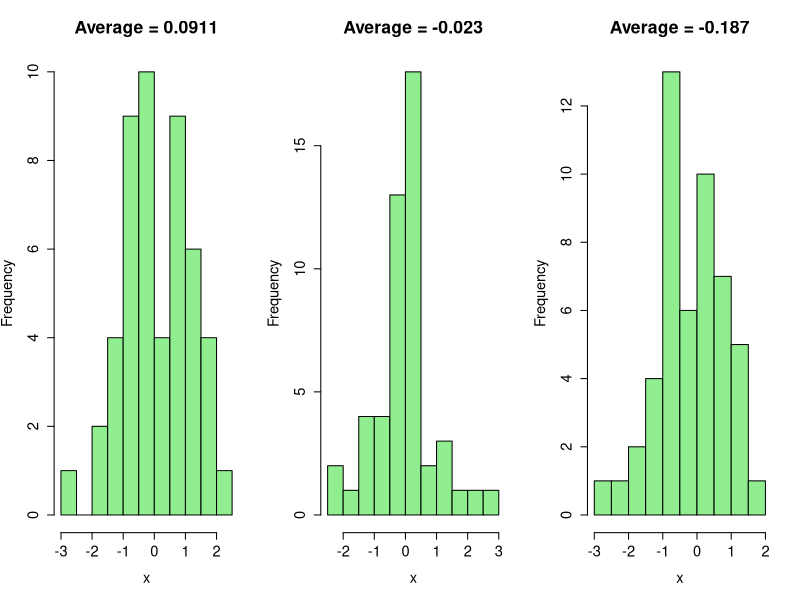
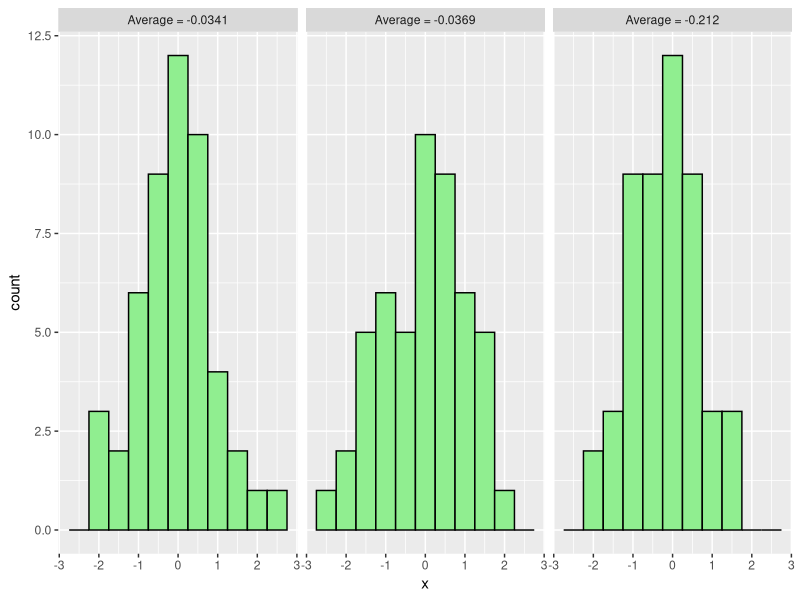
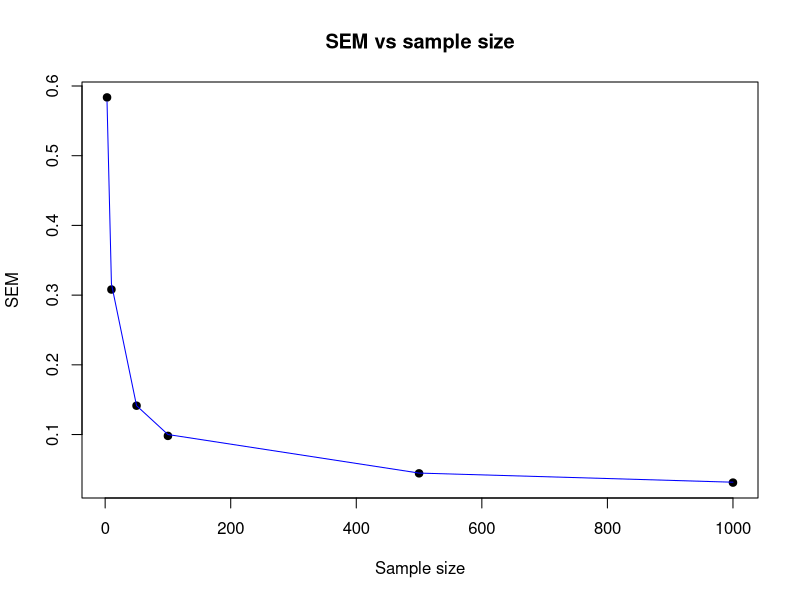
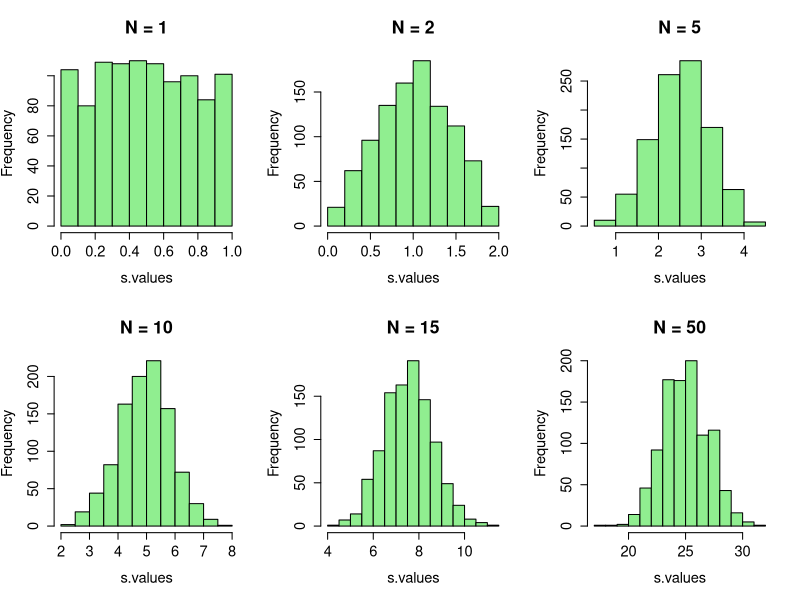

The R script that drew these images, in order:
## ---- chunk 1
library(ggplot2)
knitr::opts_chunk$set(echo = TRUE)
## ---- chunk 2
old.par <- par(mfrow=c(1,3),ps=16)
for ( iTry in 1:3 ) {
  x=rnorm(50,mean=0,sd=1)
  hist(x,breaks=10,col='lightgreen',main=paste("Average =",signif(mean(x),3)))
}
par(old.par)
## ---- chunk 3
ggplot(transform(data.frame(x=rnorm(150),y=rep(1:3,50)),y=paste("Average =",signif(unlist(lapply(unstack(data.frame(x,y)),mean))[y],3))),aes(x=x))+geom_histogram(binwidth=0.5,colour="black",fill='lightgreen')+facet_wrap(~y)
## ---- chunk 4
# different sample sizes we are going to try:
sample.sizes=c(3,10,50, 100, 500, 1000)

# we will use the vector below to keep the SD of the distribution of the means at each given sample size
# (note that it's ok to initialize with an empty vector of length 0 - if we index it out of bounds
# later, it will autoexpand on assignment, see examples in the slides) 
mean.sds = numeric(0) 

for ( N in sample.sizes ) { # try different sample sizes
  
 # insert your code here (you may want to check the slides). 
 # 1) At each given N (i.e. in each iteration of the outer loop) you have to draw large number 
 # (e.g. 1000) of samples of size N from the distribution of your choice (e.g. normal, uniform, exponential, ...), calculate the mean of each of those samples and save them all into
 # a vector m.
 #
    m <- numeric(1000)
  for(i in 1:1000){
    m[i]<-mean(rnorm(N))
  }
 # 2) Now, with vector m in hand, we want to characterize how much the sample mean fluctuates
 # from one experiment (experiment=taking a sample of N measurements) to the next. Instead of just
 # drawing a histogram, this time we will calculate the standard deviation of the distribution
 # represented by the vector m. Use function sd().
 #
 # 3) save the result (sd of the distributions of the means for current N) into the vector means.sds.
 # You can use c() or you can use an indexing variable, in the latter case you will need to add it to the
 # code and increment properly
    mean.sds <- c(mean.sds, sd(m))
}

# at this point, you should have the vector mean.sds filled. It should have length 6 and keep the values of 
# the standard deviation of the mean (known as the standard error of the mean, SEM) at different sample sizes 
# (mean.sds[1] is the SEM at N=3, mean.sds[2] is the SEM at N=10, and so on)

# let us now PLOT the SEM (i.e. the "typical" error we expect the sample mean to exhibit in any 
# given experiment) as a function of the sample size, N. 

plot(sample.sizes,mean.sds, main="SEM vs sample size",pch=19,ylab = 'SEM', xlab = 'Sample size')
lines(sample.sizes,1/sqrt(sample.sizes),col='blue')
## ---- chunk 5
N.vector <- c(1,2,5,10,15,50)
repeats = 1000 
old.par <- par(mfrow=c(2,3),ps=16)

for(N in N.vector){
  s.values=numeric() # we will use this vector to store the value of the sum in each experiment

  for (n.exp in 1:repeats) { # repeat the experiment!
     # explained below. Here we must draw the values x1, ..., xN of the random variables we are going to sum up:
     ### replace with correct call: x = DISTR(N,...) 
     # the "measured" value of the random variable X is the sum of x1...xN, calculate it and save into 
     # the vector s.values:
     ### replace with correct call: s.values[n.exp] = ...???...
    for(j in 1:N){
      s.values[n.exp] <- sum(runif(N))
    }
  }
  hist(s.values,breaks=10,col='lightgreen',main=paste("N =",N))
}
par(old.par)

# we repeated the experiment 1000 times, so we have 1000 values sampled from the process S and that should
# be plenty for looking at their distribution:
### replace with correct call:   ...DRAW histogram of n.exp values of s.values...
